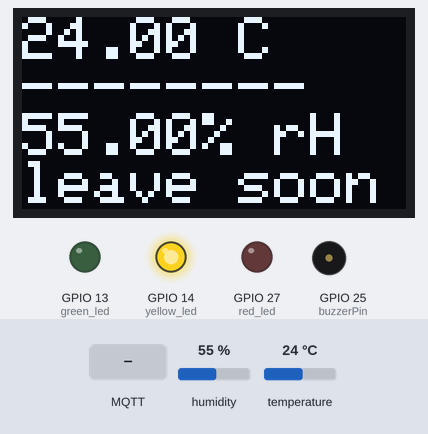
A sketch run on a simulated ESP32. Parts: 128×64 one-colour display, output pins drawn as LEDs (lit = HIGH), buzzer (waves = sounding). The test bench sets the inputs (shaded band); at power-on: humidity 55 %, temperature 24 °C. WiFi joins after 1.5 s; servers stay silent unless stated; random numbers use the default seed unless the sketch sets one; no MQTT or app messages arrive unless stated; what the sketch prints to the serial monitor is not drawn.

Above: at 2.8 s.
2.9 s: MQTT message "5" arrives on the first subscribed topic
At 4.2 s:
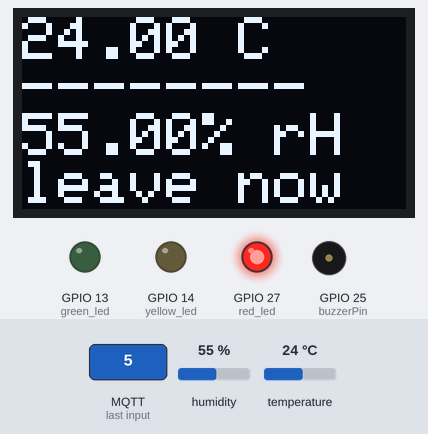
4.5 s: humidity set to 22 %
At 5.5 s:
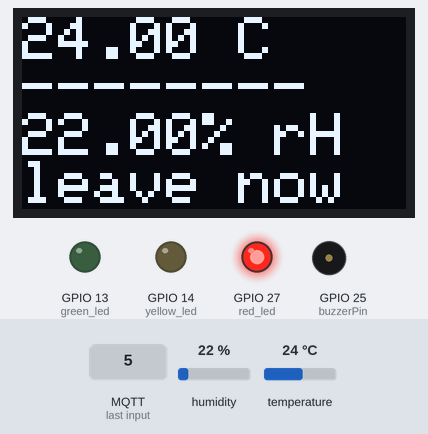
6.0 s: temperature set to 12 °C
At 6.8 s:
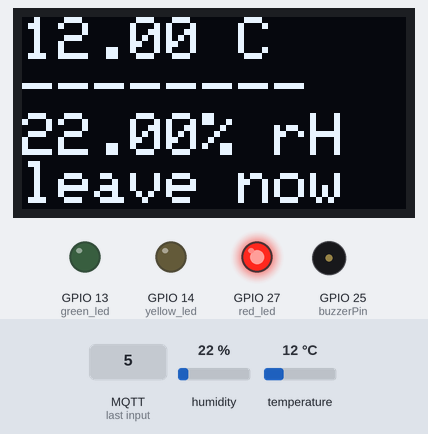
7.5 s: humidity set to 24 %
At 8.0 s:
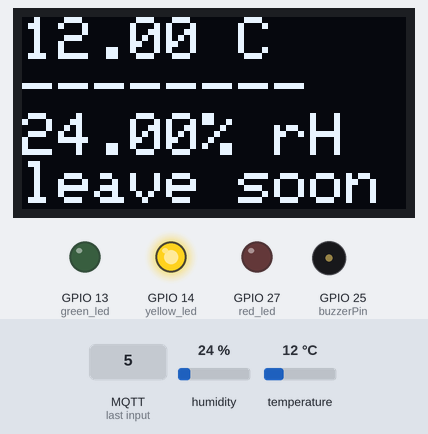
9.1 s: MQTT message "5" arrives on the third subscribed topic
At 9.7 s:
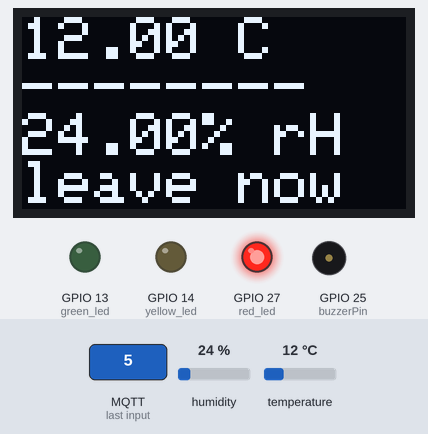
10.9 s: MQTT message "90" arrives on the third subscribed topic
At 12.7 s:
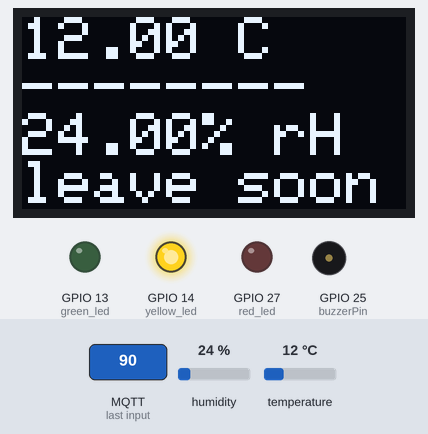
Timing chart, 0 to 13.8 s (numbered marks = the images above; inputs shaded):
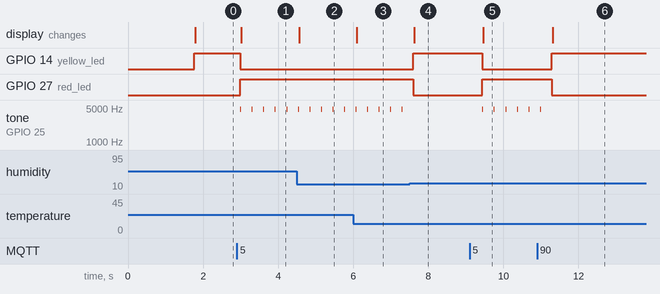

The sketch:

Glasbox.ino
```cpp
#include <Adafruit_AHTX0.h>
#include <Wire.h>
#include <Adafruit_GFX.h>
#include <Adafruit_SSD1306.h>
#include <WiFi.h>
#include <PubSubClient.h>
#include <string.h>

// wifi stuff
String myDeviceId = "ESP32-ukteam-1-Glasbox";
String wifi_name = "GuestWLANPortal";
String mqtt_ip = "10.10.2.127";

// where to send temperature
String temp_topic = "zuerich/glasbox/oliv/temp";
String humidity_topic = "zuerich/glasbox/oliv/humidity";

// settings topics
String temp_max_topic = "zuerich/glasbox/oliv/settings/tempMax";
String temp_min_topic = "zuerich/glasbox/oliv/settings/tempMin";
String humidity_max_topic = "zuerich/glasbox/oliv/settings/humidityMax";
String humidity_min_topic = "zuerich/glasbox/oliv/settings/humidityMin";

// led pins
int red_led = 27;
int yellow_led = 14;
int green_led = 13;

// temperature limits defult
float min_temp = 21.0;
float max_temp = 27.0;
float min_humidity = 23.0;
float max_humidity = 50.0;

// make all the objects we need
WiFiClient wifi_client;
PubSubClient mqtt_client(wifi_client);
Adafruit_AHTX0 temp_sensor;
Adafruit_SSD1306 screen(128, 64, &Wire, -1);

// Buzzer Pin
const int buzzerPin = 25;

// connect to wifi
void connect_wifi() {
  Serial.println("Trying to connect to wifi...");
  WiFi.disconnect();
  delay(100);

  WiFi.begin(wifi_name.c_str());

  // wait until connected
  while (WiFi.status() != WL_CONNECTED) {
    delay(500);
    Serial.print(".");
  }

  Serial.println("Connected to wifi!");
  Serial.print("IP address is: ");
  Serial.println(WiFi.localIP());
}

// handle messages from mqtt
void got_mqtt_message(char* topic, byte* message, unsigned int length) {

  String msg = "";
  for (int i = 0; i < length; i++) {
    msg += (char)message[i];
  }

  float number = msg.toFloat();


  if (String(topic) == temp_max_topic) {
    max_temp = number;
    Serial.print("Changed max temp to: ");
    Serial.println(max_temp);
  }

  if (String(topic) == temp_min_topic) {
    min_temp = number;
    Serial.print("Changed min temp to: ");
    Serial.println(min_temp);
  }

  if (String(topic) == humidity_max_topic) {
    max_humidity = number;
    Serial.print("Changed max humidity to: ");
    Serial.println(max_humidity);
  }

  if (String(topic) == humidity_min_topic) {
    min_humidity = number;
    Serial.print("Changed min humidity to: ");
    Serial.println(min_humidity);
  }
}

// try to connect to mqtt
void connect_mqtt() {
  while (!mqtt_client.connected()) {
    Serial.println("Trying to connect to MQTT...");


    String clientId = myDeviceId + String(random(1000));

    if (mqtt_client.connect(clientId.c_str())) {
      Serial.println("Connected to MQTT!");

      // subscribe to all settings
      mqtt_client.subscribe(temp_max_topic.c_str());
      mqtt_client.subscribe(temp_min_topic.c_str());
      mqtt_client.subscribe(humidity_max_topic.c_str());
      mqtt_client.subscribe(humidity_min_topic.c_str());
    } else {
      Serial.println("Failed to connect to MQTT :(");
      delay(5000);
    }
  }
}
// note for Red light
#define NOTE_A5 4699

char state[16] = "good";

// update the leds based on temperature and humidity
void update_leds(float temperature, float humidity) {
  // check if temperature is good
  bool temp_is_good = false;
  if (temperature >= min_temp && temperature <= max_temp) {
    temp_is_good = true;
  }

  // check if humidity is good
  bool humidity_is_good = false;
  if (humidity >= min_humidity && humidity <= max_humidity) {
    humidity_is_good = true;
  }

  // turn all leds off first
  digitalWrite(red_led, LOW);
  digitalWrite(yellow_led, LOW);
  digitalWrite(green_led, LOW);

  // if both are bad, red light
  if (!temp_is_good && !humidity_is_good) {
    digitalWrite(red_led, HIGH);
    tone(buzzerPin, NOTE_A5, 8);
    strcpy(state, "leave now");
  }

  // if one is bad, yellow light
  if ((temp_is_good && !humidity_is_good) || (!temp_is_good && humidity_is_good)) {
    digitalWrite(yellow_led, HIGH);
    strcpy(state, "leave soon");
  }

  // if both good, green light
  if (temp_is_good && humidity_is_good) {
    digitalWrite(green_led, HIGH);
    strcpy(state, "great");
  }
}

void setup() {
  // start serial so we can debug
  Serial.begin(115200);
  Serial.println("Starting...");

  // setup wifi
  WiFi.mode(WIFI_STA);
  Wire.setClock(400000);

  // setup led pins
  pinMode(red_led, OUTPUT);
  pinMode(yellow_led, OUTPUT);
  pinMode(green_led, OUTPUT);

  // turn off all leds
  digitalWrite(red_led, LOW);
  digitalWrite(yellow_led, LOW);
  digitalWrite(green_led, LOW);

  // start temperature sensor
  if (!temp_sensor.begin()) {
    Serial.println("Couldn't start temperature sensor!");
    while (1) delay(10);
  }

  // start screen
  if (!screen.begin(SSD1306_SWITCHCAPVCC, 0x3C)) {
    Serial.println("Couldn't start screen!");
    while (1) delay(10);
  }

  // setup screen
  screen.clearDisplay();
  screen.setTextSize(2);
  screen.setTextColor(WHITE);

  // connect to wifi
  connect_wifi();

  // setup mqtt
  mqtt_client.setServer(mqtt_ip.c_str(), 1883);
  mqtt_client.setCallback(got_mqtt_message);
  mqtt_client.setBufferSize(256);
  mqtt_client.setSocketTimeout(10);
}

void loop() {
  // check wifi
  if (WiFi.status() != WL_CONNECTED) {
    connect_wifi();
  }

  // check mqtt
  if (!mqtt_client.connected()) {
    connect_mqtt();
  }

  // let mqtt do its thing
  mqtt_client.loop();

  // get temperature and humidity
  sensors_event_t humidity_reading, temp_reading;
  temp_sensor.getEvent(&humidity_reading, &temp_reading);

  float current_temp = temp_reading.temperature;
  float current_humidity = humidity_reading.relative_humidity;

  // update the leds
  update_leds(current_temp, current_humidity);

  // update the screen
  screen.clearDisplay();
  screen.setCursor(0, 0);
  screen.print(current_temp);
  screen.println(" C");
  screen.println("--------");
  screen.print(current_humidity);
  screen.println("% rH");
  screen.print(state);
  screen.display();

  // send to mqtt
  String temp_string = String(current_temp, 2);
  String humidity_string = String(current_humidity, 2);

  mqtt_client.publish(temp_topic.c_str(), temp_string.c_str());
  mqtt_client.publish(humidity_topic.c_str(), humidity_string.c_str());

  // wait a bit
  delay(200);
}

// Quellen: Offiziellen Kursunterlagen, https://www.hivemq.com/blog/mqtt-essentials-part-4-mqtt-publish-subscribe-unsubscribe/ und https://esp32io.com/tutorials/esp32-piezo-buzzer#google_vignette
```

Measured:
- the behaviour switches between 22 and 23 % on humidity (found by bisection; images 3 and 4)
- after the input at 2.9 s, GPIO 14 (yellow_led): HIGH → LOW after 0.09 s; GPIO 27 (red_led): LOW → HIGH after 0.09 s; tone on GPIO 25 (buzzerPin): alternates 4699 Hz for 0.01 s and silent for 0.30 s, starting after 0.09 s; the display: changes after 0.12 s (image 1)
- after the input at 4.5 s, the display: changes after 0.06 s (image 2)
- after the input at 6.0 s, the display: changes after 0.09 s (image 3)
- after the input at 7.5 s, GPIO 14 (yellow_led): LOW → HIGH after 0.10 s; GPIO 27 (red_led): HIGH → LOW after 0.10 s; the display: changes after 0.13 s (image 4)
- after the input at 9.1 s, GPIO 14 (yellow_led): HIGH → LOW after 0.34 s; GPIO 27 (red_led): LOW → HIGH after 0.34 s; tone on GPIO 25 (buzzerPin): alternates 4699 Hz for 0.01 s and silent for 0.30 s, starting after 0.34 s; the display: changes after 0.37 s (image 5)
- after the input at 10.9 s, GPIO 14 (yellow_led): LOW → HIGH after 0.39 s; GPIO 27 (red_led): HIGH → LOW after 0.39 s; the display: changes after 0.41 s (image 6)
